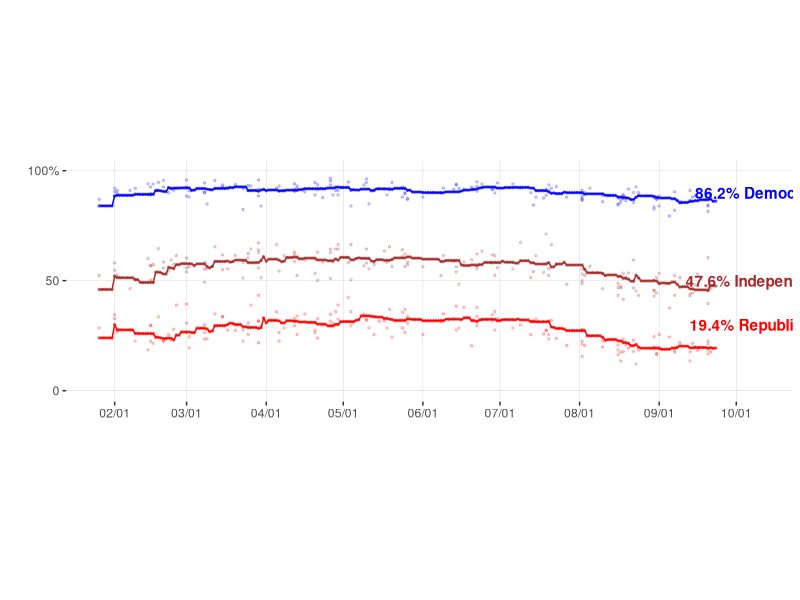

This chart was generated by the following R code:
## ---- chunk 1
library(tidyverse)

raw_data <- read.csv("data/covid_approval_polls_adjusted.csv")
raw_data = filter(raw_data,subject=="Biden")
raw_data_all_party = filter(raw_data,party=="D" | party=="R" | party=="I")

data <- read.csv("data/covid_approval_toplines.csv")
data = filter(data,subject=="Biden")
data_all_party = filter(data,party=="D" | party=="R" | party=="I")
color_group <- c("blue","brown","red")


ggplot(data=data_all_party, aes(x = as.Date(modeldate,"%m/%d/%Y"), y = approve_estimate)) +   geom_point(data=data_all_party, aes(color=party),shape=20,size=1,alpha=0.5) + 
scale_colour_manual(values=color_group)+
xlab("") + ylab("") +
scale_x_date(date_labels = "%m/%d",breaks = "1 month") +  
geom_line(data=data_all_party, aes(x = as.Date(modeldate,"%m/%d/%Y"), y = approve_estimate, color=party)) + 
theme(aspect.ratio=1/3,panel.background = element_rect(fill = "white",colour = "white",size = 0.5, linetype = "solid"),
panel.grid.major = element_line(size = 0.1, linetype = 'solid',colour = "gray"), 
panel.grid.minor = element_blank(),
legend.position = "none") + 
scale_y_continuous(limits= c(0, 100), breaks=c(0, 50, 100), labels=c("0", "50", "100%")) +
annotate(geom="text",x=as.Date("2021-10-10"), y=30,label="19.4% Republicans",fontface="bold", color="red") + 
annotate(geom="text",x=as.Date("2021-10-10"), y=90,label="86.2% Democrats",fontface="bold", color="blue") + 
annotate(geom="text",x=as.Date("2021-10-10"), y=50,label="47.6% Independents",fontface="bold", color="brown") +
geom_point(data=raw_data_all_party, aes(x = as.Date(enddate,"%m/%d/%Y"), y = approve_adjusted, color=party),shape=20,size=1,alpha=0.2) 

#raw_data_all_party %>% 
  #ggplot(mapping = aes(x = as.Date(enddate,"%m/%d/%Y"), y = approve_adjusted)) + geom_step()

